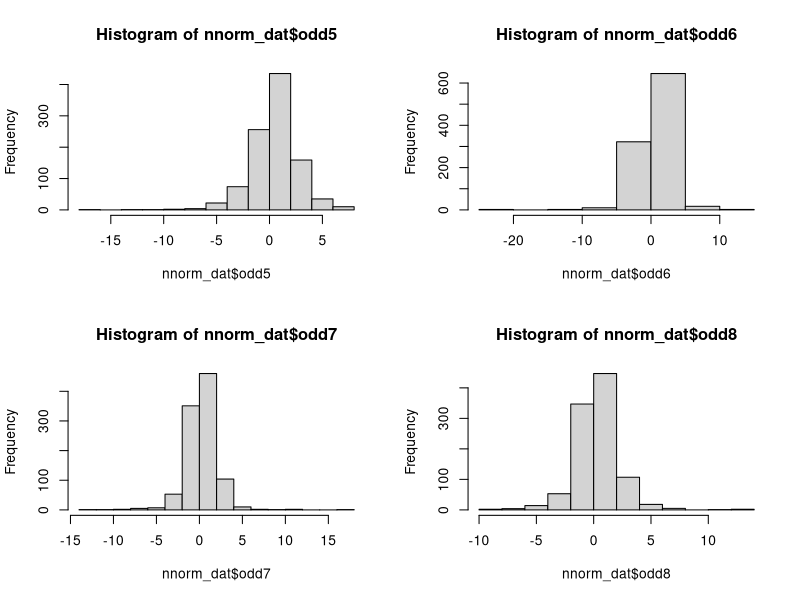
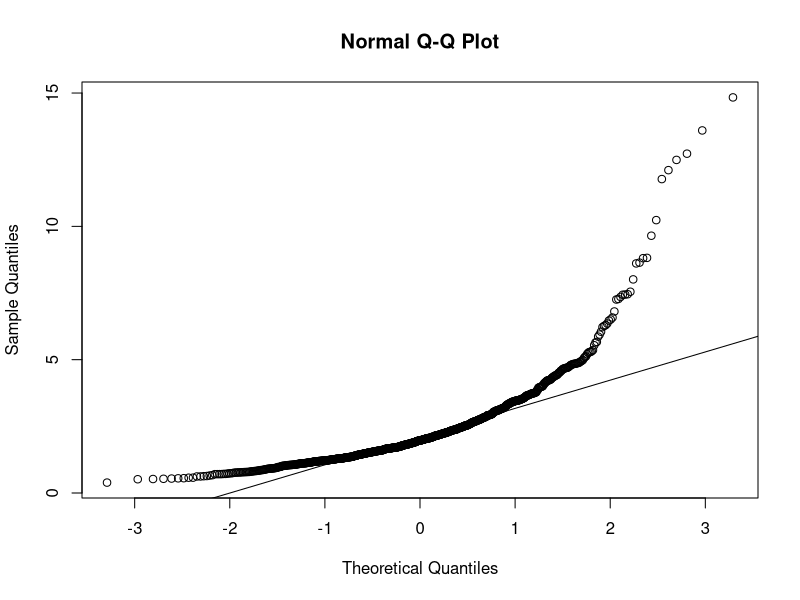

These figures' R source, in order: (Note: this script raises an error after producing the figures.)
## ---- chunk 1
library(lavaan)
## ---- chunk 2
nnorm_dat <- read.csv("nonnormal.csv", header = T)
head(nnorm_dat)
## ---- chunk 3
par(mfrow = c(2, 2)) #opens graph window with 2 rows 2 columns
hist(nnorm_dat$odd5)
hist(nnorm_dat$odd6)
hist(nnorm_dat$odd7)
hist(nnorm_dat$odd8)
## ---- chunk 4
#install.packages("psych")
library(psych)
describe(nnorm_dat)
## ---- chunk 5
par(mfrow = c(1, 1)) #opens graph window
mardia(nnorm_dat)
## ---- chunk 6
cfaSyn <- "
	odd =~ odd1 + odd2 + odd3 + odd4 + odd5 + odd6 + odd7 + odd8
	"
## ---- chunk 7
mlrFit <- lavaan::sem(cfaSyn, 
              data = nnorm_dat, 
              fixed.x = FALSE,
              estimator = "mlr")

summary(mlrFit, fit.measure = T)
## ---- chunk 8
odd <- read.csv("oddData.csv", header = T)
head(odd)
## ---- chunk 9
oddOneFac = '
	#Specify Overall Odd Factor
	odd  =~ odd1 + odd2 + odd3 + odd4 + odd5 + odd6 + odd7 + odd8
	'
## ---- chunk 10
oneFacFit <- lavaan::sem(oddOneFac, 
                 data = odd,
                 ordered=c('odd1','odd2','odd3','odd4','odd5','odd6','odd7','odd8'), 
                 fixed.x = FALSE,
                 parameterization = 'theta')  # or delta 
#declare these as ordered variable

summary(oneFacFit, fit.measures = T)
## ---- chunk 11
FitMessy <- lavaan::sem(oddOneFac, 
                data = odd,
                ordered=c('odd1','odd2','odd3','odd4','odd5','odd6','odd7','odd8'), 
                fixed.x = FALSE,
                estimator = "DWLS",
                #missing = 'fiml'
                ) 

FitMessy
#summary(FitMessy, fit.measures = T)
## ---- chunk 12
FitMessy <- lavaan::sem(oddOneFac, 
                data = nnorm_dat,
                #ordered=c('odd1','odd2','odd3','odd4','odd5','odd6','odd7','odd8'), 
                fixed.x = FALSE,
                estimator = "mlr",
                missing = 'fiml') 

FitMessy
#summary(FitMessy, fit.measures = T)
